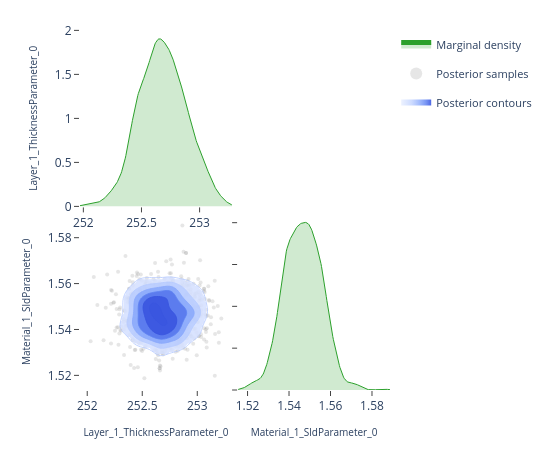

The notebook cell this image was saved under:
### Code cell
# ---- Pairwise focus: thickness vs SLD ---------------------------------------
# A 2-parameter corner plot zooms in on the joint posterior for a specific
# pair.  This is the same view the EasyReflectometryApp's "2D Heatmap"
# sub-tab uses to inspect parameter degeneracies.


params_of_interest = ['Layer_1_ThicknessParameter_0', 'Material_1_SldParameter_0']
idx = [posterior.param_names.index(p) for p in params_of_interest]
subset_draws = np.asarray(posterior.draws)[:, idx]

fig = plot_corner(subset_draws, params_of_interest)
fig.show()

### Figure 1 — Plotly figure (JSON) as saved in the notebook; plotly's stock layout.template omitted (floating-point values rounded to 4 significant figures; data arrays with more than 128 entries replaced by an {"elided": "..."} marker saying what was removed)
{"data": [{"fill": "tozeroy", "fillcolor": "rgba(44, 160, 44, 0.22)", "hoverinfo": "skip", "legendgroup": "marginal", "line": {"color": "rgb(44, 160, 44)", "width": 1}, "mode": "lines", "name": "Marginal density", "showlegend": true, "type": "scatter", "x": {"elided": "256 float values"}, "xaxis": "x", "y": {"elided": "256 float values"}, "yaxis": "y"}, {"hoverinfo": "skip", "legendgroup": "scatter", "marker": {"color": "rgba(140, 140, 140, 0.22)", "size": 4}, "mode": "markers", "name": "Posterior samples", "showlegend": true, "type": "scatter", "x": {"elided": "800 float values"}, "xaxis": "x3", "y": {"elided": "800 float values"}, "yaxis": "y3", "zorder": 0}, {"colorscale": [[0.0, "rgba(224, 233, 255, 0.62)"], [0.35, "rgba(183, 203, 255, 0.70)"], [0.6, "rgba(138, 169, 252, 0.78)"], [0.82, "rgba(96, 131, 242, 0.84)"], [1.0, "rgba(58, 86, 224, 0.90)"]], "connectgaps": false, "contours": {"coloring": "fill", "end": 69.4, "showlabels": false, "showlines": false, "size": 10.96, "start": 14.61}, "hoverinfo": "skip", "legendgroup": "contour", "name": "Posterior contours", "showlegend": true, "showscale": false, "type": "contour", "x": [252.0, 252.0, 252.0, 252.0, 252.0, 252.1, 252.1, 252.1, 252.1, 252.1, 252.1, 252.2, 252.2, 252.2, 252.2, 252.2, 252.2, 252.3, 252.3, 252.3, 252.3, 252.3, 252.3, 252.4, 252.4, 252.4, 252.4, 252.4, 252.4, 252.5, 252.5, 252.5, 252.5, 252.5, 252.5, 252.6, 252.6, 252.6, 252.6, 252.6, 252.6, 252.6, 252.7, 252.7, 252.7, 252.7, 252.7, 252.7, 252.8, 252.8, 252.8, 252.8, 252.8, 252.8, 252.9, 252.9, 252.9, 252.9, 252.9, 252.9, 253.0, 253.0, 253.0, 253.0, 253.0, 253.0, 253.1, 253.1, 253.1, 253.1, 253.1, 253.1, 253.2, 253.2, 253.2, 253.2, 253.2, 253.2, 253.3, 253.3], "xaxis": "x3", "y": [1.515, 1.516, 1.517, 1.518, 1.519, 1.52, 1.521, 1.522, 1.523, 1.524, 1.525, 1.526, 1.527, 1.527, 1.528, 1.529, 1.53, 1.531, 1.532, 1.533, 1.534, 1.535, 1.536, 1.537, 1.538, 1.539, 1.54, 1.54, 1.541, 1.542, 1.543, 1.544, 1.545, 1.546, 1.547, 1.548, 1.549, 1.55, 1.551, 1.552, 1.553, 1.553, 1.554, 1.555, 1.556, 1.557, 1.558, 1.559, 1.56, 1.561, 1.562, 1.563, 1.564, 1.565, 1.566, 1.566, 1.567, 1.568, 1.569, 1.57, 1.571, 1.572, 1.573, 1.574, 1.575, 1.576, 1.577, 1.578, 1.578, 1.579, 1.58, 1.581, 1.582, 1.583, 1.584, 1.585, 1.586, 1.587, 1.588, 1.589], "yaxis": "y3", "z": {"elided": "80x80 float values"}, "zmax": 69.4, "zmin": 14.61, "zorder": 1}, {"colorscale": [[0.0, "rgba(183, 203, 255, 0.94)"], [0.35, "rgba(183, 203, 255, 0.94)"], [0.35, "rgba(138, 169, 252, 0.95)"], [0.6, "rgba(138, 169, 252, 0.95)"], [0.6, "rgba(96, 131, 242, 0.96)"], [0.82, "rgba(96, 131, 242, 0.96)"], [0.82, "rgba(58, 86, 224, 0.98)"], [1.0, "rgba(58, 86, 224, 0.98)"]], "contours": {"coloring": "lines", "end": 69.4, "showlabels": false, "size": 10.96, "start": 14.61}, "hoverinfo": "skip", "legendgroup": "contour", "line": {"width": 0.9}, "showlegend": false, "showscale": false, "type": "contour", "x": [252.0, 252.0, 252.0, 252.0, 252.0, 252.1, 252.1, 252.1, 252.1, 252.1, 252.1, 252.2, 252.2, 252.2, 252.2, 252.2, 252.2, 252.3, 252.3, 252.3, 252.3, 252.3, 252.3, 252.4, 252.4, 252.4, 252.4, 252.4, 252.4, 252.5, 252.5, 252.5, 252.5, 252.5, 252.5, 252.6, 252.6, 252.6, 252.6, 252.6, 252.6, 252.6, 252.7, 252.7, 252.7, 252.7, 252.7, 252.7, 252.8, 252.8, 252.8, 252.8, 252.8, 252.8, 252.9, 252.9, 252.9, 252.9, 252.9, 252.9, 253.0, 253.0, 253.0, 253.0, 253.0, 253.0, 253.1, 253.1, 253.1, 253.1, 253.1, 253.1, 253.2, 253.2, 253.2, 253.2, 253.2, 253.2, 253.3, 253.3], "xaxis": "x3", "y": [1.515, 1.516, 1.517, 1.518, 1.519, 1.52, 1.521, 1.522, 1.523, 1.524, 1.525, 1.526, 1.527, 1.527, 1.528, 1.529, 1.53, 1.531, 1.532, 1.533, 1.534, 1.535, 1.536, 1.537, 1.538, 1.539, 1.54, 1.54, 1.541, 1.542, 1.543, 1.544, 1.545, 1.546, 1.547, 1.548, 1.549, 1.55, 1.551, 1.552, 1.553, 1.553, 1.554, 1.555, 1.556, 1.557, 1.558, 1.559, 1.56, 1.561, 1.562, 1.563, 1.564, 1.565, 1.566, 1.566, 1.567, 1.568, 1.569, 1.57, 1.571, 1.572, 1.573, 1.574, 1.575, 1.576, 1.577, 1.578, 1.578, 1.579, 1.58, 1.581, 1.582, 1.583, 1.584, 1.585, 1.586, 1.587, 1.588, 1.589], "yaxis": "y3", "z": {"elided": "80x80 float values"}, "zmax": 69.4, "zmin": 14.61, "zorder": 2}, {"fill": "tozeroy", "fillcolor": "rgba(44, 160, 44, 0.22)", "hoverinfo": "skip", "legendgroup": "marginal", "line": {"color": "rgb(44, 160, 44)", "width": 1}, "mode": "lines", "name": "Marginal density", "showlegend": false, "type": "scatter", "x": {"elided": "256 float values"}, "xaxis": "x4", "y": {"elided": "256 float values"}, "yaxis": "y4"}], "layout": {"height": 450, "legend": {"font": {"size": 11}, "itemsizing": "constant", "orientation": "v", "x": 1.02, "xanchor": "left", "y": 1.0, "yanchor": "top"}, "margin": {"b": 60, "l": 80, "r": 160, "t": 30}, "plot_bgcolor": "white", "showlegend": true, "width": 550, "xaxis": {"anchor": "y", "domain": [0.0, 0.49], "showgrid": false, "ticks": "outside", "zeroline": false}, "xaxis2": {"anchor": "y2", "domain": [0.51, 1.0], "showgrid": false, "ticks": "outside", "visible": false, "zeroline": false}, "xaxis3": {"anchor": "y3", "domain": [0.0, 0.49], "showgrid": false, "ticks": "outside", "title": {"font": {"size": 10}, "text": "Layer_1_ThicknessParameter_0"}, "zeroline": false}, "xaxis4": {"anchor": "y4", "domain": [0.51, 1.0], "showgrid": false, "ticks": "outside", "title": {"font": {"size": 10}, "text": "Material_1_SldParameter_0"}, "zeroline": false}, "yaxis": {"anchor": "x", "domain": [0.51, 1.0], "showgrid": false, "ticks": "outside", "title": {"font": {"size": 10}, "text": "Layer_1_ThicknessParameter_0"}, "zeroline": false}, "yaxis2": {"anchor": "x2", "domain": [0.51, 1.0], "showgrid": false, "ticks": "outside", "visible": false, "zeroline": false}, "yaxis3": {"anchor": "x3", "domain": [0.0, 0.49], "showgrid": false, "ticks": "outside", "title": {"font": {"size": 10}, "text": "Material_1_SldParameter_0"}, "zeroline": false}, "yaxis4": {"anchor": "x4", "domain": [0.0, 0.49], "showgrid": false, "showticklabels": false, "ticks": "outside", "zeroline": false}}}
